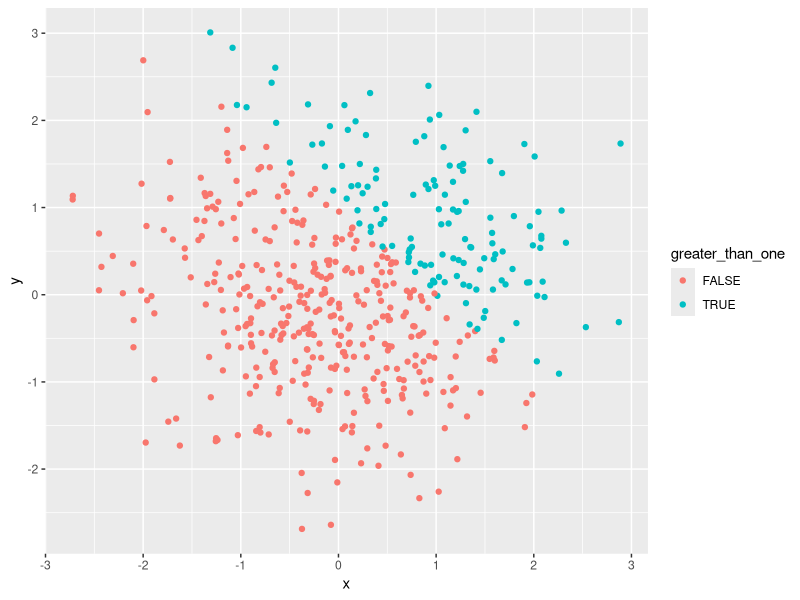
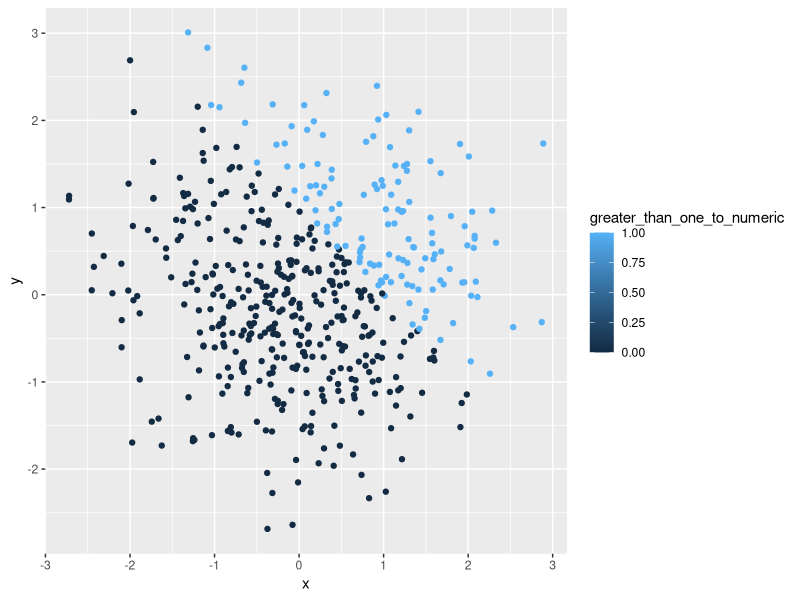
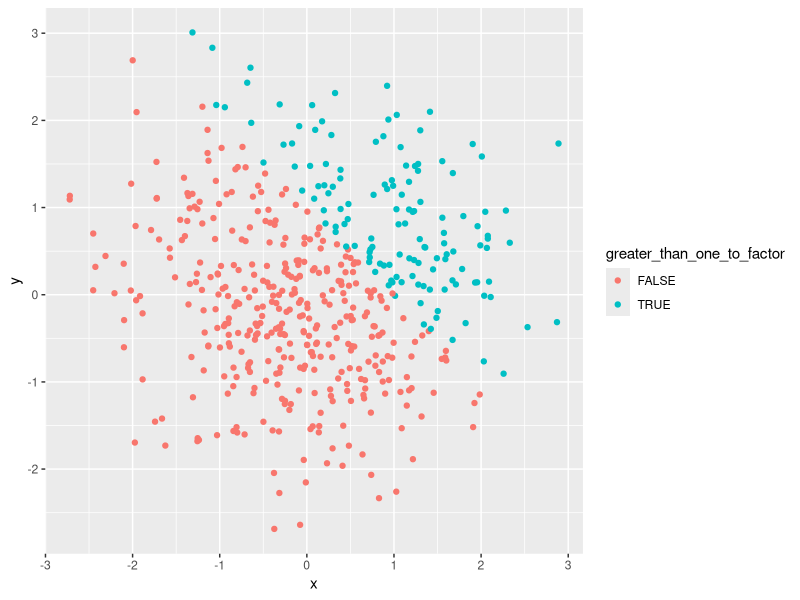

Recreate these plots in R, in order.
## ---- chunk 1
knitr::opts_chunk$set(echo = TRUE)
library(tidyverse) 
## ---- chunk 2
set.seed(1) 

dataframe_one = tibble(
  random_sample = rnorm(8), 
  logical_vector = random_sample > 0, 
  character_vector = c("I", "sometimes", "like", "to", "eat", "cereal", "for", "dinner"),
  factor_vector = factor(c("low", "medium", "high", "low", "medium", "high", "low", "medium")) 
)

mean_of_random_sample = mean(pull(dataframe_one, random_sample))
mean_of_logical_vector = mean(pull(dataframe_one, logical_vector))
mean_of_character_vector = mean(pull(dataframe_one, character_vector)) ## Error occurred when running this line of code
mean_of_factor_vector = mean(pull(dataframe_one, factor_vector)) ## Error occurred when running this line of code
## ---- chunk 3
logical_to_numeric = tibble(
  to_numeric = as.numeric(pull(dataframe_one, logical_vector)),
  random = pull(dataframe_one, random_sample),
  to_numeric_result = to_numeric * random
)

logical_to_factor = tibble(
  to_factor = as.factor(pull(dataframe_one, logical_vector)),
  random = pull(dataframe_one, random_sample),
  to_factor_result = to_factor * random
) ## Error occurred when running the above code

logical_to_factor_to_numeric = tibble(
  to_factor = as.factor(pull(dataframe_one, logical_vector)),
  factor_to_numeric = as.numeric(to_factor),
  random = pull(dataframe_one, random_sample),
  logical_to_factor_to_numeric_result = factor_to_numeric * random
)
## ---- chunk 4
set.seed(2) 

dataframe_two = tibble(
  x = rnorm(500), 
  y = rnorm(500), 
  greater_than_one = x + y > 1, 
  greater_than_one_to_numeric = as.numeric(greater_than_one),
  greater_than_one_to_factor = as.factor(greater_than_one)
)

ggplot(dataframe_two, aes(x = x, y = y, color = greater_than_one)) + geom_point() 
ggplot(dataframe_two, aes(x = x, y = y, color = greater_than_one_to_numeric)) + geom_point() 
ggplot(dataframe_two, aes(x = x, y = y, color = greater_than_one_to_factor)) + geom_point() 
